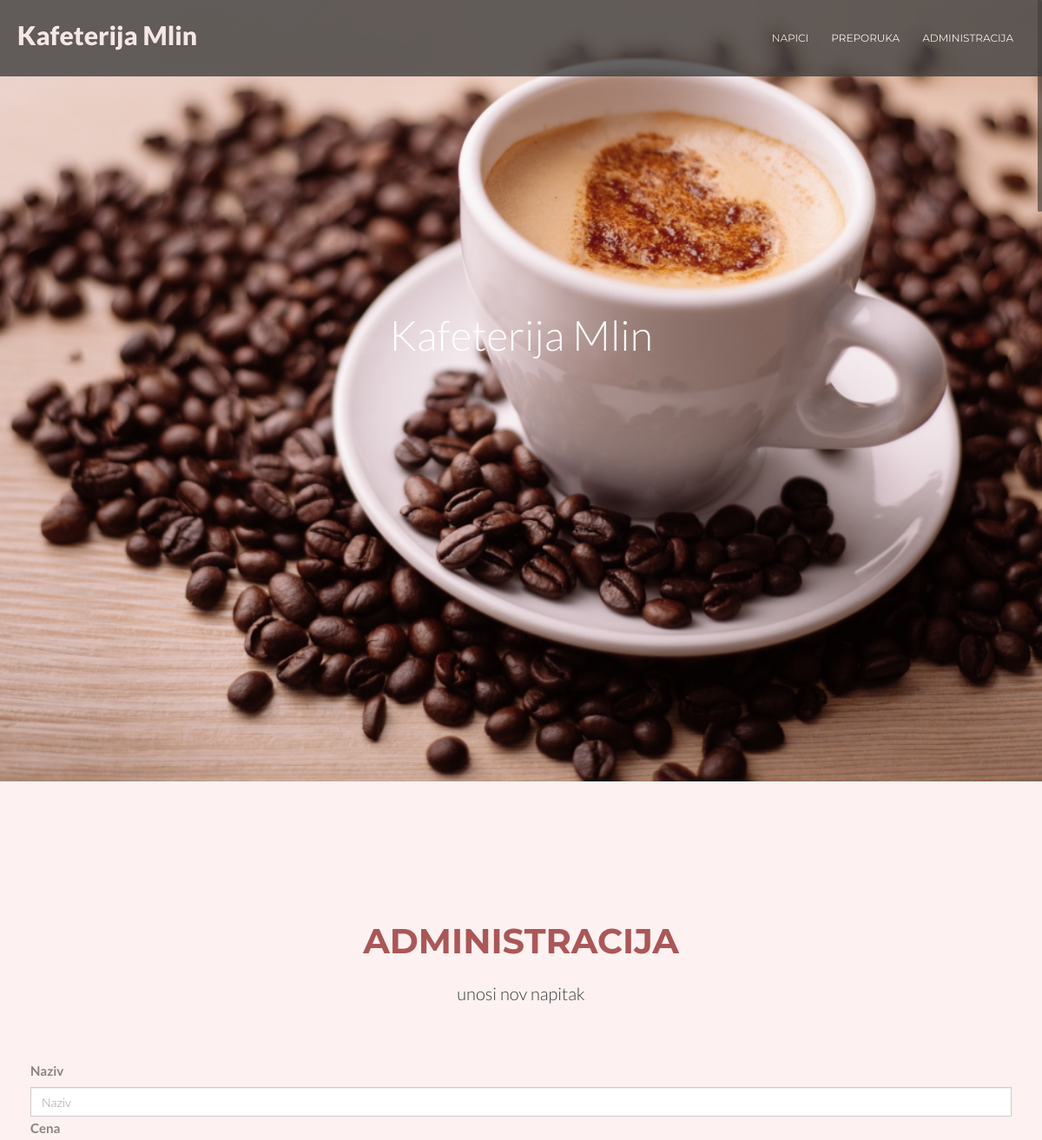
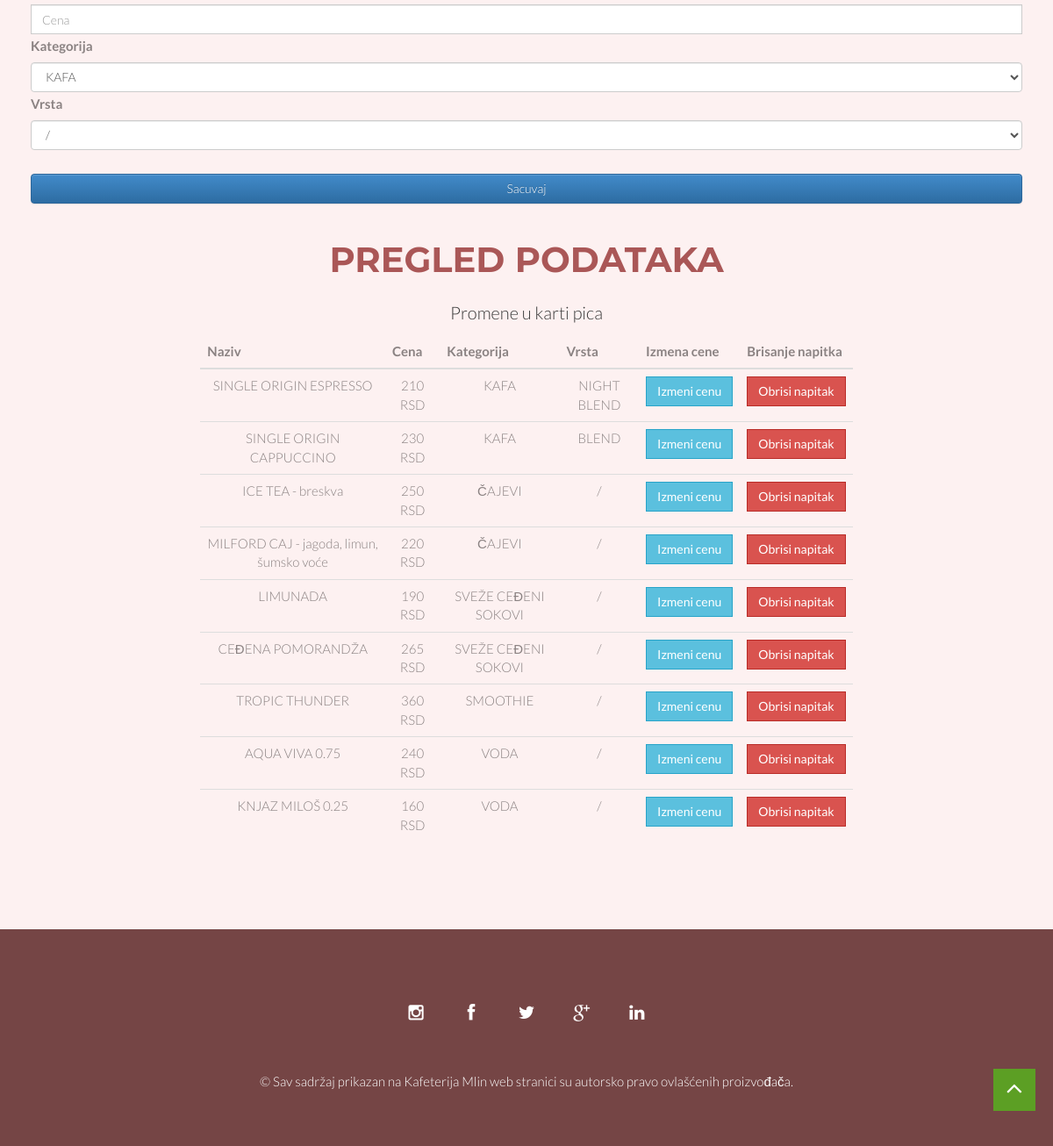
Screenshot of /administracija.php with the database file from the repository (2 pictures, top to bottom).
### tables this page shows
CREATE TABLE `napitak` (
  `napitakID` int(11) NOT NULL,
  `naziv` varchar(255) NOT NULL,
  `cena` double NOT NULL,
  `vrstaID` int(11) NOT NULL,
  `kategorijaID` int(11) NOT NULL
);

CREATE TABLE `kategorija` (
  `kategorijaID` int(11) NOT NULL,
  `nazivKategorije` varchar(155) NOT NULL
);

CREATE TABLE `vrsta` (
  `vrstaID` int(11) NOT NULL,
  `nazivVrste` varchar(255) NOT NULL
);

### db.php (called while the page is built, shortened)
<?php
class MysqliDb
{
    protected $_mysqli;
    protected $_query;
    protected $_where = array();
    public function __construct($host, $username, $password, $db, $port = NULL)
    {
        if($port == NULL)
            $port = ini_get('mysqli.default_port');
        $this->_mysqli = new mysqli($host, $username, $password, $db, $port)
            or die('There was a problem connecting to the database');
        $this->_mysqli->set_charset('utf8');
    }
    protected function reset()
    {
        $this->_where = array();
        $this->_query = null;
    }
    public function query($query, $numRows = null)
    {
        $this->_query = filter_var($query, FILTER_SANITIZE_STRING);
        $stmt = $this->_buildQuery($numRows);
        $stmt->execute();
        return $this->_dynamicBindResults($stmt);
    }
    protected function _buildQuery($numRows = null, $tableData = null)
    {
        $hasTableData = is_array($tableData);
        $hasConditional = !empty($this->_where);
        $stmt = $this->_prepareQuery();
        return $stmt;
    }
    protected function _dynamicBindResults(mysqli_stmt $stmt)
    {
        $parameters = array();
        $results = array();
        $meta = $stmt->result_metadata();
        $row = array();
        while ($field = $meta->fetch_field()) {
            $row[$field->name] = null;
            $parameters[] = & $row[$field->name];
        }
        call_user_func_array(array($stmt, 'bind_result'), $parameters);
        while ($stmt->fetch()) {
            $x = array();
            foreach ($row as $key => $val) {
                $x[$key] = $val;
            }
            array_push($results, $x);
        }
        return $results;
    }
    protected function _prepareQuery()
    {
        if (!$stmt = $this->_mysqli->prepare($this->_query)) {
            trigger_error("Problem preparing query ($this->_query) " . $this->_mysqli->error, E_USER_ERROR);
        }
        return $stmt;
    }
}

### konekcija.php (called while the page is built, shortened)
<?php
require('db.php');
$mysqli = new MysqliDb('localhost','root','','kafeterija');
?>

### kategorijaModel.php (called while the page is built)
<?php
class Kategorija {
	private $mysqli;
	public function __construct($mysqli) {
		$this->mysqli = $mysqli;
	}
	public function select() {
			$kafe= $this->mysqli->query('select * from kategorija ');
			return $kafe;
	}
}
?>

### vrstaModel.php (called while the page is built)
<?php
class Vrsta {
	private $mysqli;
	public function __construct($mysqli) {
		$this->mysqli = $mysqli;
	}
	public function select() {
			$kafe= $this->mysqli->query('select * from vrsta ');
			return $kafe;
	}
}
?>

### napitakModel.php (called while the page is built, shortened)
<?php
class Napitak {
	private $mysqli;
	public function __construct($mysqli) {
		$this->mysqli = $mysqli;
	}
	public function select() {
			$kafe= $this->mysqli->query('select * from napitak n join vrsta v on n.vrstaID = v.vrstaID join kategorija k on n.kategorijaID=k.kategorijaID');
			return $kafe;
	}
}
?>

### administracija.php (the view, shortened to what this page needs)
<?php
      include 'konekcija.php';
      include 'kategorijaModel.php';
      include 'vrstaModel.php';
?>
<!doctype html>
<html lang="en">
<head>
  <link rel="stylesheet" href="assets/css/fancybox/jquery.fancybox.css">
  <link href="assets/css/bootstrap.css" rel="stylesheet" />
  <link href="assets/css/bootstrap-theme.css" rel="stylesheet" />
  <link rel="stylesheet" href="assets/css/slippry.css">
  <link href="assets/css/style.css" rel="stylesheet" />
  <link rel="stylesheet" href="assets/color/default.css">
</head>
<body>
  <?php
        include 'meni.php';
        include 'slajder.php';
  ?>
  <section id="about" class="section">
    <div class="container">
      <div class="row">
        <div class="col-md-8 col-md-offset-2">
          <div class="heading">
            <h3><span>Administracija</span></h3>
          </div>
          <div class="sub-heading">
            <p>
              unosi nov napitak
            </p>
          </div>
        </div>
      </div>
      <div id="podaci">
          <form method="post" action="add.php">
            <label for="naziv">Naziv</label>
            <input type="text" name="naziv" class="form-control" placeholder="Naziv">
            <label for="cena">Cena</label>
            <input type="text" name="cena" class="form-control" placeholder="Cena">
            <label for="kategorija">Kategorija </label>
            <select name="kategorija" class="form-control">
              <?php
                  $kat = new Kategorija($mysqli);
                  $kategorije = $kat->select();
                  foreach($kategorije as $k){
               ?>
               <option value="<?php echo $k['kategorijaID'] ?>"><?php echo $k['nazivKategorije'] ?></option>
               <?php
                      }
                ?>
            </select>
            <label for="vrsta">Vrsta </label>
            <select name="vrsta" class="form-control">
              <?php
                  $vr = new Vrsta($mysqli);
                  $vrste = $vr->select();
                  foreach($vrste as $v){
               ?>
               <option value="<?php echo $v['vrstaID'] ?>"><?php echo $v['nazivVrste'] ?></option>
               <?php
                      }
                ?>
            </select>
            <input type="submit" name="unos" class="form-control btn-primary" value="Sacuvaj">
          </form>
      </div>
      <div class="row">
        <div class="col-md-8 col-md-offset-2">
          <div class="heading">
            <h3><span>Pregled podataka</span></h3>
          </div>
          <div class="sub-heading">
            <p>
              Promene u karti pica
            </p>
            <?php
            include 'napitakModel.php';
            $napitak = new Napitak($mysqli);
            $napici = $napitak->select();
             ?>
            <table class="table table-hover">
              <thead>
                <tr>
                  <th>Naziv</th>
                  <th>Cena</th>
                  <th>Kategorija</th>
                  <th>Vrsta</th>
                  <th>Izmena cene</th>
                  <th>Brisanje napitka</th>
                </tr>
              </thead>
              <tbody>
                <?php
                    foreach($napici as $n){
                 ?>
                 <tr>
                   <td><?php echo $n['naziv']; ?></td>
                   <td><?php echo $n['cena']; ?> RSD</td>
                   <td><?php echo $n['nazivKategorije']; ?></td>
                   <td><?php echo $n['nazivVrste']; ?></td>
                   <td><a class="btn btn-info" href="izmeni.php?cena=<?php echo $n['cena']; ?>&id=<?php echo $n['napitakID']; ?>">Izmeni cenu</a></td>
                   <td><a class="btn btn-danger" href="delete.php?id=<?php echo $n['napitakID']; ?>">Obrisi napitak</a></td>
                 </tr>
                 <?php
                    }
               ?>
              </tbody>
            </table>
          </div>
        </div>
      </div>
    </div>
  </section>
  <?php
      include 'footer.php';
   ?>
  <a href="#" class="scrollup"><i class="fa fa-angle-up fa-2x"></i></a>
</body>
</html>

### meni.php (shortened to what this page needs)
<header>
  <div id="navigation" class="navbar navbar-inverse navbar-fixed-top default" role="navigation">
    <div class="container">
      <div class="navbar-header">
        <a class="navbar-brand" href="index.php">Kafeterija Mlin</a>
      </div>
      <div class="navigation">
        <div class="collapse navbar-collapse" id="bs-example-navbar-collapse-1">
          <nav>
            <ul class="nav navbar-nav navbar-right">
              <li><a href="index.php">Napici</a></li>
              <li><a href="preporuka.php">Preporuka</a></li>
              <li><a href="administracija.php">Administracija</a></li>
            </ul>
          </nav>
        </div>
      </div>
    </div>
  </div>
</header>

### slajder.php (shortened to what this page needs)
<section id="intro">
  <ul id="slippry-slider">
    <li>
      <a href="#slide1"><img src="assets/img/slide/s1.jpg" alt="Kafeterija Mlin"></a>
    </li>
  </ul>
</section>

### footer.php
<footer>
  <div class="verybottom">
    <div class="container">
      <div class="row">
        <div class="col-md-12">
          <div class="aligncenter">
            <ul class="social-network social-circle">
              <li><a href="#" class="icoRss" title="Instagram"><i class="fa fa-instagram"></i></a></li>
              <li><a href="#" class="icoFacebook" title="Facebook"><i class="fa fa-facebook"></i></a></li>
              <li><a href="#" class="icoTwitter" title="Twitter"><i class="fa fa-twitter"></i></a></li>
              <li><a href="#" class="icoGoogle" title="Google +"><i class="fa fa-google-plus"></i></a></li>
              <li><a href="#" class="icoLinkedin" title="Linkedin"><i class="fa fa-linkedin"></i></a></li>
            </ul>
          </div>
        </div>
      </div>
      <div class="row">
        <div class="col-md-12">
          <div class="aligncenter">
            <p>
              &copy; Sav sadržaj prikazan na Kafeterija Mlin web stranici su autorsko pravo ovlašćenih proizvođača.
            </p>
          </div>
        </div>
      </div>
    </div>
  </div>
</footer>

### assets/css/slippry.css (style rules this page uses)
.sy-list { width: 100%; height: 100%; list-style: none; margin: 0; padding: 0; position: absolute; }
.sy-slide { position: absolute; width: 100%; z-index: 2; }
.sy-slide.sy-active { z-index: 3; }
.sy-slide > a { margin: 0; padding: 0; display: block; width: 100%; }
.sy-slide > a > img { margin: 0; padding: 0; display: block; width: 100%; border: 0; }

### assets/css/style.css (style rules this page uses)
body { text-rendering: optimizeLegibility; -webkit-font-smoothing: antialiased; color:rgb(138, 130, 130); background: rgb(253, 241, 241); font-size: 15px; line-height: 1.8em; font-weight: 350; text-shadow: none; font-family: 'Lato', sans-serif; }
h1, h2, h3, h4, h5, h6 { font-family: 'Montserrat', sans-serif; line-height:1.2em; color: #aa5757; font-weight:330; margin-bottom:10px; }
h3 { font-size: 26px; }
section { padding:120px 0 40px 0; }
.container { padding: 0 20px 0 20px; }
.row { margin-bottom:40px; }
.heading { margin-top: 40px; text-align:center; width:100%; }
.heading h3 { text-transform:uppercase; padding:0; margin:20px 0 30px 0; font-size:40px; font-weight:700; text-align:center; width:auto; display:inline; }
.sub-heading { text-align:center; margin:20px 0 20px 0; }
.sub-heading p { font-family: 'Lato', sans-serif; font-size: 20px; line-height:1.6em; color: #3a3a3a; font-weight:300; }
header { position:relative; }
.navigation { margin:0 0 0; padding:0; }
.navbar.navbar-inverse { padding:10px 0; margin:0; }
.navbar-brand { float: left; height: auto; padding: 0; font-size: 20px; line-height: 1em; }
.navbar-collapse { max-height: 100%; overflow-x: hidden; overflow-y: hidden; }
.navbar .navbar-brand { font-weight: 800; color: rgb(247, 238, 238); margin: 15px 0 0; font-size: 30px; }
.navbar-nav { margin-top: 0!important; padding:0; }
.navbar-nav > li > a { padding-top: 0; padding-bottom: 0; line-height: 1em; }
.navbar .nav > li > a, .navbar .nav > li > a:visited { padding: 28px 13px 27px; font-family: 'Montserrat', sans-serif; font-size: 12px; font-weight: 400; text-transform: uppercase; color: #fff; -webkit-box-shadow: 0 none; box-shadow: 0 none; -webkit-transition: all 0.3s; -moz-transition: all 0.3s; -o-transition: all 0.3s; transition: all 0.3s; }
.default { background:#3f3f3f; border-bottom:1px solid transparent; opacity: 0.8; }
section#intro { position:relative; width:100%; height:auto; margin:0; }
section#intro { padding:0 0 0 0; }
section#intro { text-align:center; }
.scrollup { position:fixed; width:48px; height:48px; bottom:40px; right:20px; text-align: center; }
.scrollup i { margin-top: 7px; color: #fff; }
a.scrollup { outline:0; }
footer { float:left; width:100%; background:#754545; color:#fff; margin:0; padding:40px 0 0 0; }
footer .verybottom { padding:30px 0 10px 0; }
ul.social-network { list-style: none; display: inline; margin-left:0 !important; padding: 0; }
ul.social-network li { display: inline; margin: 0 5px; }
.social-circle li a { display:inline-block; position:relative; margin:0 auto 0 auto; -moz-border-radius:50%; -webkit-border-radius:50%; border-radius:50%; text-align:center; width: 50px; height: 50px; font-size:20px; }
.social-circle li i { margin:0; line-height:50px; text-align: center; }
.social-circle i { color: #fff; -webkit-transition: all 0.8s; -moz-transition: all 0.8s; -o-transition: all 0.8s; -ms-transition: all 0.8s; transition: all 0.8s; }
.aligncenter { margin:0 auto; text-align:center; }
.aligncenter i { text-align:center; }

### assets/color/default.css (style rules this page uses)
a { color: #5C9F24; }
.scrollup { background-color: #5C9F24; }

### assets/css/overwrite.css (style rules this page uses)
select, textarea, input[type="text"], input[type="password"], input[type="datetime"], input[type="datetime-local"], input[type="date"], input[type="month"], input[type="time"], input[type="week"], input[type="number"], input[type="email"], input[type="url"], input[type="search"], input[type="tel"], input[type="color"], .uneditable-input { -webkit-border-radius: 0; -moz-border-radius: 0; border-radius: 0; }
.btn { text-shadow: none; background-image:none; border-color: none; border-bottom-color: none; -webkit-box-shadow: none; -moz-box-shadow: none; box-shadow: none; }
.btn { outline:0; -webkit-border-radius: 0; -moz-border-radius: 0; border-radius: 0; }
a.btn,.btn:focus { outline:0; }

### rows the page displays
napitak: naziv "SINGLE ORIGIN ESPRESSO", cena "210", kategorijaID.nazivKategorije "KAFA", vrstaID.nazivVrste "NIGHT BLEND"
napitak: naziv "SINGLE ORIGIN CAPPUCCINO", cena "230", kategorijaID.nazivKategorije "KAFA", vrstaID.nazivVrste "BLEND"
napitak: naziv "ICE TEA - breskva", cena "250", kategorijaID.nazivKategorije "ČAJEVI", vrstaID.nazivVrste "/"
napitak: naziv "MILFORD CAJ - jagoda, limun, šumsko voće", cena "220", kategorijaID.nazivKategorije "ČAJEVI", vrstaID.nazivVrste "/"
napitak: naziv "LIMUNADA", cena "190", kategorijaID.nazivKategorije "SVEŽE CEĐENI SOKOVI", vrstaID.nazivVrste "/"
napitak: naziv "CEĐENA POMORANDŽA", cena "265", kategorijaID.nazivKategorije "SVEŽE CEĐENI SOKOVI", vrstaID.nazivVrste "/"
napitak: naziv "TROPIC THUNDER", cena "360", kategorijaID.nazivKategorije "SMOOTHIE", vrstaID.nazivVrste "/"
napitak: naziv "AQUA VIVA 0.75", cena "240", kategorijaID.nazivKategorije "VODA", vrstaID.nazivVrste "/"
napitak: naziv "KNJAZ MILOŠ 0.25", cena "160", kategorijaID.nazivKategorije "VODA", vrstaID.nazivVrste "/"

### other values shown
form field kategorija "KAFA"
form field vrsta "/"
